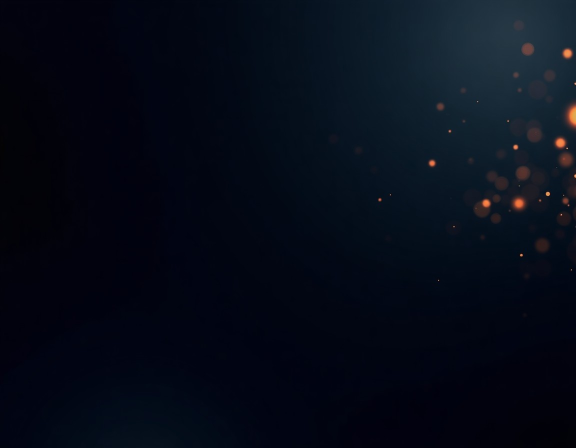
#> input picture promo/productos/30-prompts/fondo-ia.png, 1152 x 896 px (shown at 1/2 size)
$ python build_portada.py
#> lines starting #> are read from the running program, lines starting #| are printed output that depends on the picture
# -*- coding: utf-8 -*-
"""Genera portada-kofi.png (imagen del producto para el Ko-fi Shop).

Diseño minimalista: héroe IA (fondo-ia.png) + mensaje corto.
Tipografía: Bahnschrift (variable, estilo DIN) + Segoe UI Light.
"""
from pathlib import Path
import sys

from PIL import Image, ImageDraw, ImageFont

sys.stdout.reconfigure(encoding="utf-8")

HERE = Path(__file__).resolve().parent
OUT = HERE / "portada-kofi.png"
FONDO_IA = HERE / "fondo-ia.png"

W, H = 1200, 900
INK = (15, 23, 42)
AMBER = (245, 158, 11)
WHITE = (255, 255, 255)
GRAY = (148, 163, 184)
SOFT = (226, 232, 240)

F = "C:/Windows/Fonts/"


def font(name, size, bold=False):
    f = ImageFont.truetype(F + name, size)
    if bold:
        f.set_variation_by_name("Bold")
    return f


def tracked(d, x, y, text, f, fill, tracking=0):
    for ch in text:
        d.text((x, y), ch, font=f, fill=fill)
        x += d.textlength(ch, font=f) + tracking
    return x


def base_layer():
    """Fondo: imagen IA (fondo-ia.png) con scrim, o color plano."""
    if FONDO_IA.exists():
        src = Image.open(FONDO_IA).convert("RGB")
#> src is the input picture: PIL image 1152x896 RGB; mean R, G, B 5.9, 11.6, 23.9
        scale = max(W / src.width, H / src.height)
#> scale = 1.04
        src = src.resize((round(src.width * scale), round(src.height * scale)),
                         Image.LANCZOS)
#> src: PIL image 1200x933 RGB
        left = (src.width - W) // 2
#> left = 0
        top = (src.height - H) // 2
#> top = 16
        fondo = src.crop((left, top, left + W, top + H))
        scrim = Image.new("RGB", (W, H), INK)
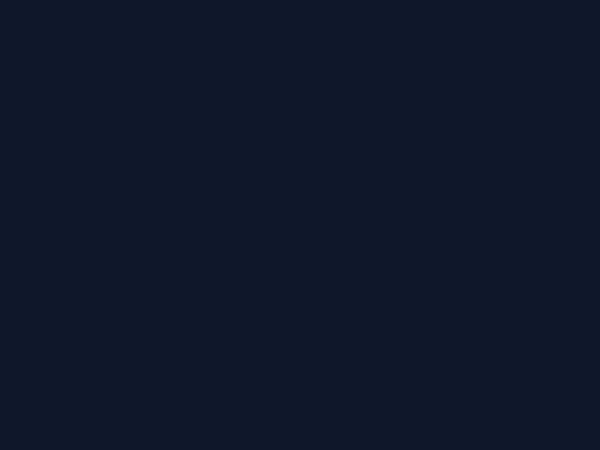
#> scrim: PIL image 1200x900 RGB (shown at 1/2 size); mean R, G, B 15, 23, 42
        mask = Image.new("L", (W, H), 0)
#> mask: PIL image 1200x900 L; every value is 0
        md = ImageDraw.Draw(mask)
        for x in range(W):
            t = x / W
            if t < 0.55:
                a = int(150 * (1 - t / 0.55) + 55)
            else:
                a = int(55 * (1 - (t - 0.55) / 0.45))
            md.line([(x, 0), (x, H)], fill=a)
        return Image.composite(scrim, fondo, mask)
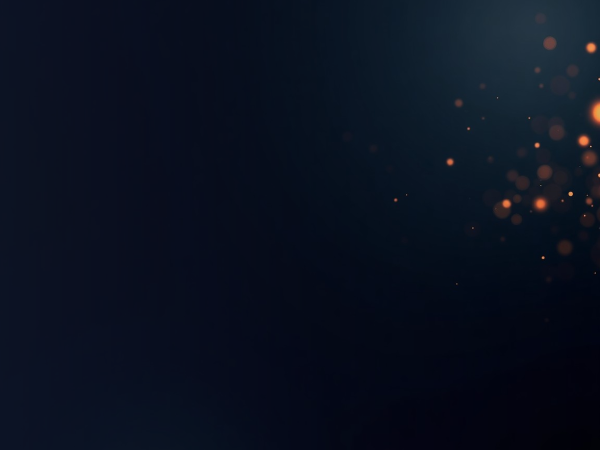
#> returned value: PIL image 1200x900 RGB (shown at 1/2 size); mean R, G, B 9.9, 17, 31.5
    return Image.new("RGB", (W, H), INK)


def main():
    img = base_layer()
    d = ImageDraw.Draw(img)

    f_brand = font("bahnschrift.ttf", 30, bold=True)
    f_url = font("segoeuil.ttf", 24)
    f_h1 = font("bahnschrift.ttf", 96, bold=True)
    f_h2 = font("bahnschrift.ttf", 54)

    d.rectangle([0, 0, W, 8], fill=AMBER)

    tracked(d, 60, 50, "SEÑAL ABIERTA", f_brand, AMBER, tracking=5)
    url = "senalabierta.pages.dev"
    uw = d.textlength(url, font=f_url)
    d.text((W - 60 - uw, 52), url, font=f_url, fill=GRAY)

    d.text((60, 296), "30 prompts de IA", font=f_h1, fill=WHITE)
    d.text((60, 432), "para trabajar el doble", font=f_h2, fill=AMBER)
    d.text((60, 500), "en la mitad de tiempo", font=f_h2, fill=SOFT)

    d.rectangle([60, 596, 180, 600], fill=AMBER)

    img.save(OUT, "PNG")
    w1 = d.textlength("30 prompts de IA", font=f_h1)
    print(f"PNG: {OUT} ({W}x{H}) h1_width={w1:.0f}")


if __name__ == "__main__":
#> (the run stopped early here; a loop or call above may not have finished)

$ run again, with promo/productos/30-prompts/fondo-ia-v2.png copied over promo/productos/30-prompts/fondo-ia.png
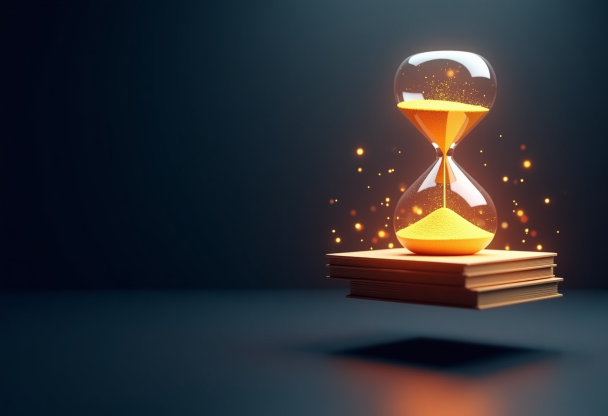
#> input picture promo/productos/30-prompts/fondo-ia-v2.png, 1216 x 832 px (shown at 1/2 size)
#> in base_layer, src is the input picture: PIL image 1216x832 RGB; mean R, G, B 45.4, 47, 52.5
#> src: PIL image 1315x900 RGB
#> in base_layer, `fondo = src.crop((left, top, left + W, top + H))`:
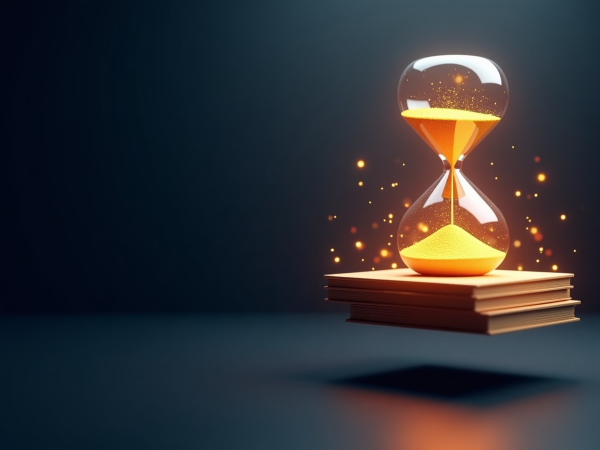
#> fondo: PIL image 1200x900 RGB (shown at 1/2 size); mean R, G, B 48.2, 49, 53.7
#> mask: PIL image 1200x900 L; every value is 0
#> in base_layer, `return Image.composite(scrim, fondo, mask)`:
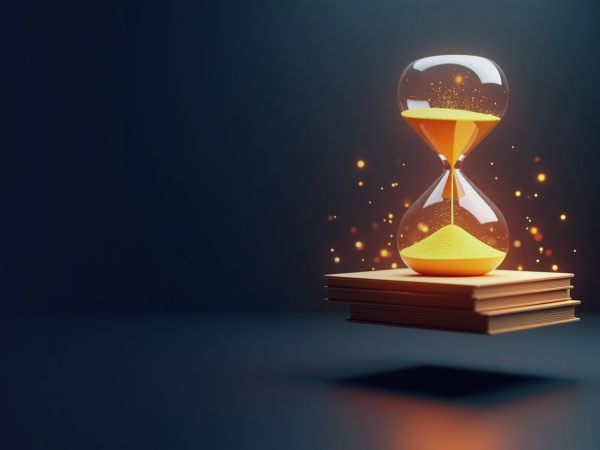
#> returned value: PIL image 1200x900 RGB (shown at 1/2 size); mean R, G, B 45.8, 46.2, 53.5
